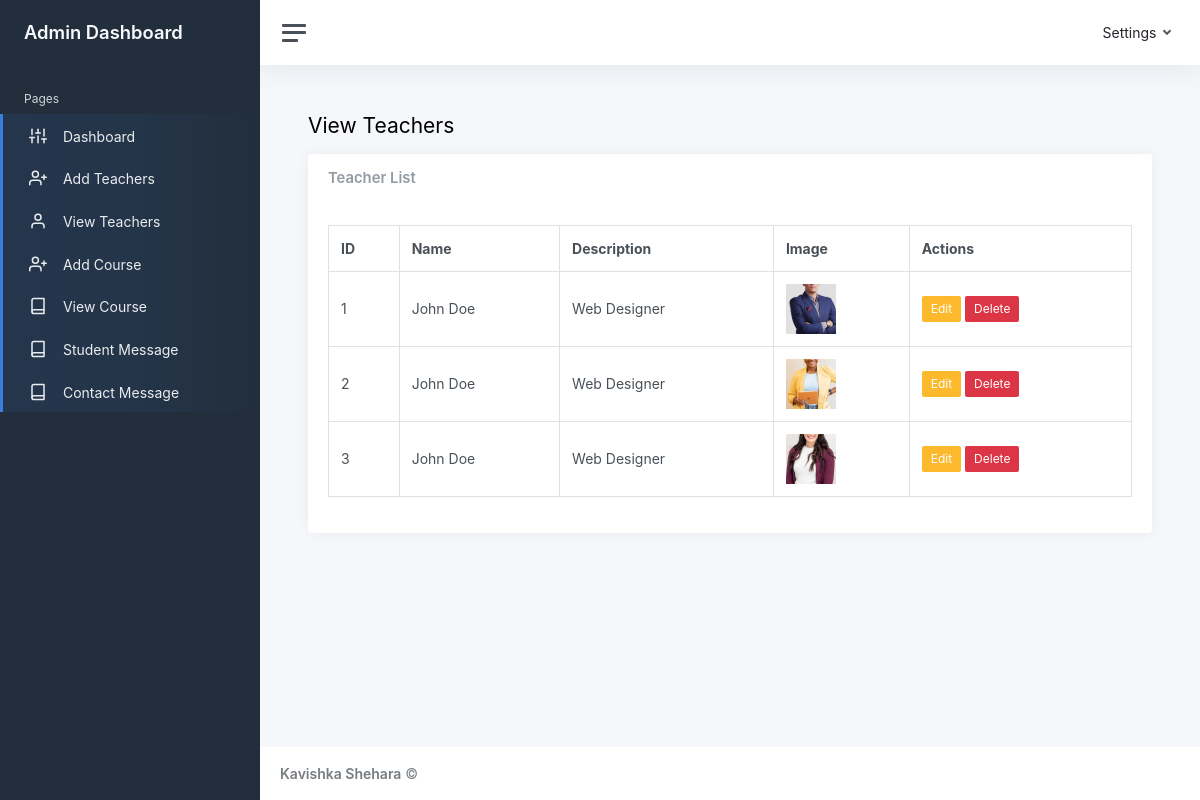
/admin/static/view-teachers.php, run on the app's committed database.
### tables this page shows
CREATE TABLE IF NOT EXISTS `teacher` (
  `id` int NOT NULL AUTO_INCREMENT,
  `name` varchar(38) DEFAULT NULL,
  `description` varchar(38) DEFAULT NULL,
  `image` varchar(38) DEFAULT NULL,
  PRIMARY KEY (`id`)
);

### admin/static/view-teachers.php (the view, shortened to what this page needs)
<?php
include 'config.php';
$sql = "SELECT * FROM teacher";
$result = mysqli_query($data, $sql);
?>
<!DOCTYPE html>
<html lang="en">
<head>
  <link href="css/app.css" rel="stylesheet">
</head>
<body>
  <div class="wrapper">
    <?php include 'sidebar.php'; ?>
    <div class="main">
      <?php include 'navbar.php'; ?>
      <main class="content">
        <div class="container-fluid p-0">
          <h1 class="h3 mb-3">View Teachers</h1>
          <div class="card">
            <div class="card-header">
              <h5 class="card-title mb-0">Teacher List</h5>
            </div>
            <div class="card-body">
              <table class="table table-bordered">
                <thead>
                  <tr>
                    <th>ID</th>
                    <th>Name</th>
                    <th>Description</th>
                    <th>Image</th>
                    <th>Actions</th>
                  </tr>
                </thead>
                <tbody>
                  <?php while ($row = mysqli_fetch_assoc($result)) { ?>
                    <tr>
                      <td><?php echo $row['id']; ?></td>
                      <td><?php echo $row['name']; ?></td>
                      <td><?php echo $row['description']; ?></td>
                      <td>
                        <img src="<?php echo $row['image']; ?>" alt="Teacher Image" style="width: 50px; height: 50px; object-fit: cover;">
                      </td>
                      <td>
                        <a href="update-teacher.php?id=<?php echo $row['id']; ?>" class="btn btn-warning btn-sm">Edit</a>
                        <a href="delete-teacher.php?id=<?php echo $row['id']; ?>" class="btn btn-danger btn-sm" onclick="return confirm('Are you sure?');">Delete</a>
                      </td>
                    </tr>
                  <?php } ?>
                </tbody>
              </table>
            </div>
          </div>
        </div>
      </main>
      <footer class="footer">
        <div class="container-fluid">
          <div class="row text-muted">
            <div class="col-6 text-start">
              <p class="mb-0">
                <a class="text-muted" href="#"><strong>Kavishka Shehara</strong></a> &copy;
              </p>
            </div>
          </div>
        </div>
      </footer>
    </div>
  </div>
</body>
</html>

### data on the page
teacher: id "1", name "John Doe", description "Web Designer", image (picture)
teacher: id "2", name "John Doe", description "Web Designer", image (picture)
teacher: id "3", name "John Doe", description "Web Designer", image (picture)
